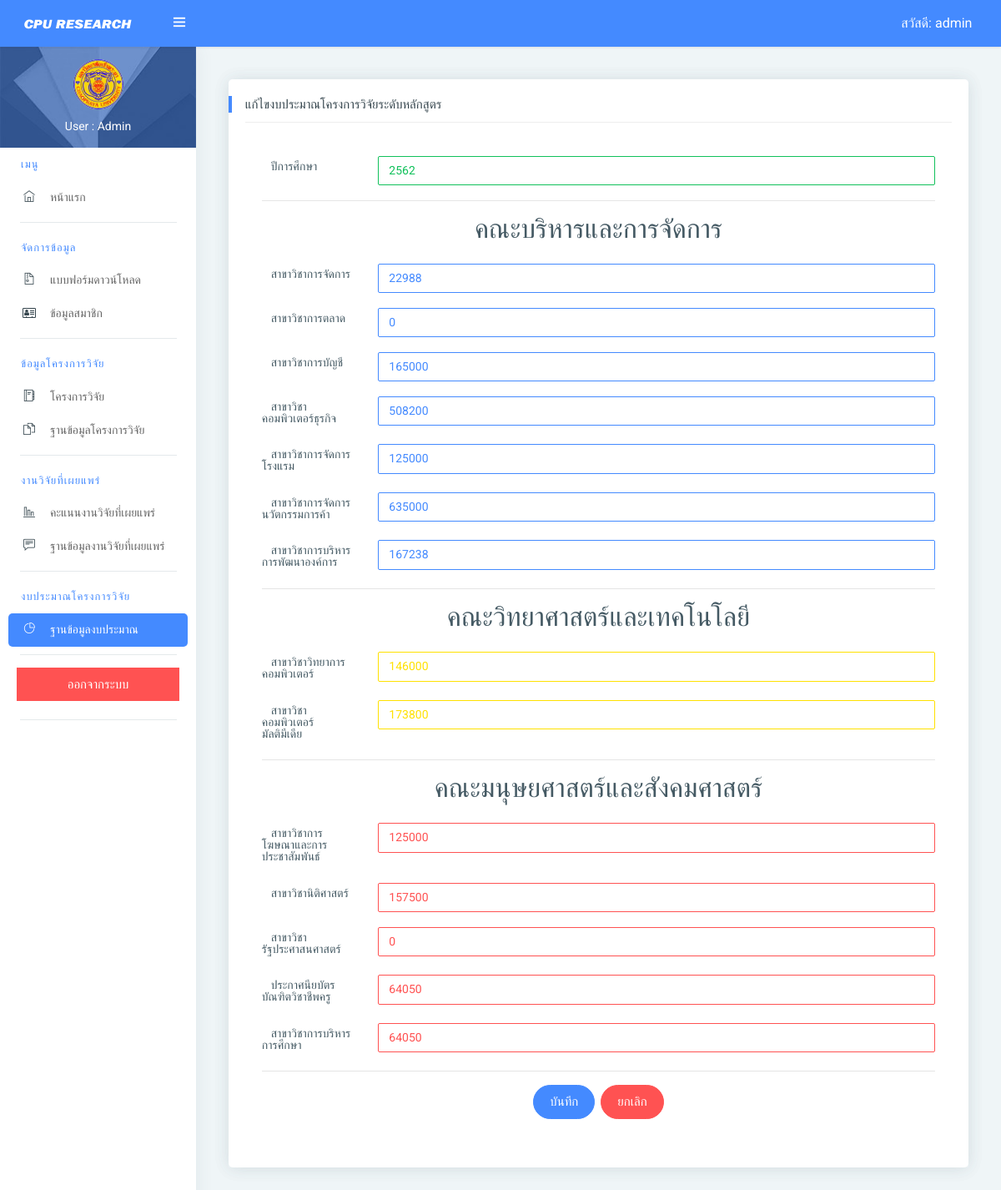
/admin/adminbudgetcourseedit-rs.php?id=24 (signed in), run on the app's committed database.
### tables this page shows
CREATE TABLE `rs_budgetcourse` (
  `id` int(255) NOT NULL,
  `yearcr_rs` varchar(255) NOT NULL,
  `mgt_re` varchar(255) NOT NULL,
  `mak_rs` varchar(255) NOT NULL,
  `acc_rs` varchar(255) NOT NULL,
  `bco_rs` varchar(255) NOT NULL,
  `htm_rs` varchar(255) NOT NULL,
  `cpa_rs` varchar(255) NOT NULL,
  `csc_rs` varchar(255) NOT NULL,
  `cmd_rs` varchar(255) NOT NULL,
  `cma_rs` varchar(255) NOT NULL,
  `law_rs` varchar(255) NOT NULL,
  `pad_rs` varchar(255) NOT NULL,
  `tp_rs` varchar(255) NOT NULL,
  `moe_rs` varchar(255) NOT NULL,
  `dop_rs` varchar(255) NOT NULL
);

### admin/adminbudgetcourseedit-rs.php (the view, shortened to what this page needs)
<?php
    $id=$_GET['id'];
    $conn=mysqli_connect("localhost","root","","research2020" );
    mysqli_set_charset($conn,'utf8');
    $sql="SELECT * FROM rs_budgetcourse  where id='$id'" ;
    $sql_query=mysqli_query($conn,$sql);
    $row=mysqli_fetch_assoc($sql_query);
?>
<!DOCTYPE html>
<html lang="en">
<head>
    <link rel="stylesheet" type="text/css" href="assets/css/bootstrap/css/bootstrap.min.css">
    <link rel="stylesheet" href="assets/pages/waves/css/waves.min.css" type="text/css" media="all">
    <link rel="stylesheet" type="text/css" href="assets/icon/themify-icons/themify-icons.css">
    <link rel="stylesheet" type="text/css" href="assets/icon/icofont/css/icofont.css">
    <link rel="stylesheet" type="text/css" href="assets/icon/font-awesome/css/font-awesome.min.css">
    <link rel="stylesheet" type="text/css" href="assets/css/style.css">
    <link rel="stylesheet" type="text/css" href="assets/css/jquery.mCustomScrollbar.css">
    <link rel="stylesheet" type="text/css" href="https://cdn.datatables.net/1.10.21/css/jquery.dataTables.min.css" />
</head>
<body>
    <div id="pcoded" class="pcoded">
        <div class="pcoded-container navbar-wrapper">
            <nav class="navbar header-navbar pcoded-header">
                <div class="navbar-wrapper">
                    <div class="navbar-logo">
                        <a class="mobile-menu waves-effect waves-light" id="mobile-collapse" href="#!">
                            <i class="ti-menu"></i>
                        </a>
                            <img class="img-fluid" src="assets/images/logo.png" alt="Theme-Logo" />
                  </div>
                  <div class="navbar-container container-fluid">
                      <ul class="nav-right">
                          <li class="user-profile header-notification">
                          <a class="waves-effect waves-light">
                          <div class="username hidden-xs"><?php
                       if (isset($_SESSION['username_rs']) && $_SESSION['username_rs']){
                          echo 'สวัสดี: '.$_SESSION['username_rs']."";
                       }
                       else{
                           echo 'กรุณา Login ';
                       }
                       ?>
                       </div>
                       </a>
                      </li>
                      </ul>
                  </div>
              </div>
          </nav>
           <?php $page='adminbudget-rs'; include 'menu.php';  ?>
<div class="pcoded-content">
<form class="panel-body form-horizontal form-padding" name="reinfor" action="adminbudgetcourseedits-rs.php" method ="post"enctype="multipart/form-data">
                        <div class="pcoded-inner-content">
                            <div class="main-body">
                                <div class="page-wrapper">
                                    <div class="page-body">
                                        <div class="row">
                                            <div class="col-md-12">
                                                <div class="card">
                                                    <div class="card-header">
                                                      <div class="sub-title">
                                                        <h5>แก้ไขงบประมาณโครงการวิจัยระดับหลักสูตร</h5>
                                                    </div>
                                                    <div class="card-block">
                                                    <form class="form-material">
                    <div class="form-group row">
                    <label class="col-sm-2 col-form-label icofont icofont-double-right">ปีการศึกษา</label>
                    <div class="col-sm-10">
                 <input type="text" name="yearcr_rs" class="form-control form-control-success" id="yearcr_rs" placeholder="พ.ศ."onKeyUp="if(isNaN(this.value)){ alert('กรุณากรอกตัวเลข'); this.value='';}"maxlength="4"/required value="<?php echo "$row[yearcr_rs]";?>">
                    </div>
                    </div>
                    <hr>
                    <h3 align="center" class="h6 mb-2 text-gray-900"><label><h2>คณะบริหารและการจัดการ</h2></label></h3>
                    <div class="form-group row">
                    <label class="col-sm-2 col-form-label icofont icofont-double-right">สาขาวิชาการจัดการ</label>
                    <div class="col-sm-10">
                    <input type="text" id='mgt_re' class="form-control form-control-primary" placeholder="(บาท)" name="mgt_re" onKeyUp="if(isNaN(this.value)){ alert('กรุณากรอกตัวเลข'); this.value='';}"maxlength="8"/required value="<?php echo "$row[mgt_re]";?>">
                    </div>
                    </div>
                    <div class="form-group row">
                    <label class="col-sm-2 col-form-label icofont icofont-double-right">สาขาวิชาการตลาด</label>
                    <div class="col-sm-10">
                   <input type="text" id='mak_rs' class="form-control form-control-primary" placeholder="(บาท)" name="mak_rs" onKeyUp="if(isNaN(this.value)){ alert('กรุณากรอกตัวเลข'); this.value='';}"maxlength="8"/required value="<?php echo "$row[mak_rs]";?>">
                    </div>
                    </div>
                    <div class="form-group row">
                    <label class="col-sm-2 col-form-label icofont icofont-double-right">สาขาวิชาการบัญชี</label>
                    <div class="col-sm-10">
                  <input type="text" id='acc_rs' class="form-control form-control-primary" placeholder="(บาท)" name="acc_rs" onKeyUp="if(isNaN(this.value)){ alert('กรุณากรอกตัวเลข'); this.value='';}"maxlength="8"/required value="<?php echo "$row[acc_rs]";?>">
                    </div>
                    </div>
                    <div class="form-group row">
                    <label class="col-sm-2 col-form-label icofont icofont-double-right">สาขาวิชาคอมพิวเตอร์ธุรกิจ</label>
                    <div class="col-sm-10">
                   <input type="text" id='bco_rs' class="form-control form-control-primary" placeholder="(บาท)" name="bco_rs" onKeyUp="if(isNaN(this.value)){ alert('กรุณากรอกตัวเลข'); this.value='';}"maxlength="8"/required value="<?php echo "$row[bco_rs]";?>">
                    </div>
                    </div>
                    <div class="form-group row">
                    <label class="col-sm-2 col-form-label icofont icofont-double-right">สาขาวิชาการจัดการโรงแรม</label>
                    <div class="col-sm-10">
                   <input type="text" id='htm_rs' class="form-control form-control-primary" placeholder="(บาท)" name="htm_rs" onKeyUp="if(isNaN(this.value)){ alert('กรุณากรอกตัวเลข'); this.value='';}"maxlength="8"/required value="<?php echo "$row[htm_rs]";?>">
                    </div>
                    </div>
                    <div class="form-group row">
                    <label class="col-sm-2 col-form-label icofont icofont-double-right">สาขาวิชาการจัดการนวัตกรรมการค้า</label>
                    <div class="col-sm-10">
                  <input type="text" id='cpa_rs' class="form-control form-control-primary" placeholder="(บาท)" name="cpa_rs" onKeyUp="if(isNaN(this.value)){ alert('กรุณากรอกตัวเลข'); this.value='';}"maxlength="8"/required value="<?php echo "$row[cpa_rs]";?>">
                    </div>
                    </div>
                    <div class="form-group row">
                    <label class="col-sm-2 col-form-label icofont icofont-double-right">สาขาวิชาการบริหารการพัฒนาองค์การ</label>
                    <div class="col-sm-10">
                   <input type="text" id='dop_rs' class="form-control form-control-primary" placeholder="(บาท)" name="dop_rs" onKeyUp="if(isNaN(this.value)){ alert('กรุณากรอกตัวเลข'); this.value='';}"maxlength="8"/required value="<?php echo "$row[dop_rs]";?>">
                    </div>
                    </div>
                    <hr>
                    <h3 align="center" class="h6 mb-2 text-gray-900"><label><h2>คณะวิทยาศาสตร์และเทคโนโลยี</h2></label></h3>
                    <div class="form-group row">
                    <label class="col-sm-2 col-form-label icofont icofont-double-right">สาขาวิชาวิทยาการคอมพิวเตอร์</label>
                    <div class="col-sm-10">
                   <input type="text" id='csc_rs' class="form-control form-control-warning" placeholder="(บาท)" name="csc_rs" onKeyUp="if(isNaN(this.value)){ alert('กรุณากรอกตัวเลข'); this.value='';}"maxlength="8"/required value="<?php echo "$row[csc_rs]";?>">
                    </div>
                    </div>
                    <div class="form-group row">
                    <label class="col-sm-2 col-form-label icofont icofont-double-right">สาขาวิชาคอมพิวเตอร์มัลติมีเดีย</label>
                    <div class="col-sm-10">
                  <input type="text" id='cmd_rs' class="form-control form-control-warning" placeholder="(บาท)" name="cmd_rs" onKeyUp="if(isNaN(this.value)){ alert('กรุณากรอกตัวเลข'); this.value='';}"maxlength="8"/required value="<?php echo "$row[cmd_rs]";?>">
                    </div>
                    </div>
                      <hr>
                    <h3 align="center" class="h6 mb-2 text-gray-900"><label><h2>คณะมนุษยศาสตร์และสังคมศาสตร์</h2></label></h3>
                    <div class="form-group row">
                    <label class="col-sm-2 col-form-label icofont icofont-double-right">สาขาวิชาการโฆษณาและการประชาสัมพันธ์</label>
                    <div class="col-sm-10">
                    <input type="text" id='cma_rs' class="form-control form-control-danger" placeholder="(บาท)" name="cma_rs" onKeyUp="if(isNaN(this.value)){ alert('กรุณากรอกตัวเลข'); this.value='';}"maxlength="8"/required value="<?php echo "$row[cma_rs]";?>">
                    </div>
                    </div>
                    <div class="form-group row">
                    <label class="col-sm-2 col-form-label icofont icofont-double-right">สาขาวิชานิติศาสตร์</label>
                    <div class="col-sm-10">
                    <input type="text" id='law_rs' class="form-control form-control-danger" placeholder="(บาท)" name="law_rs" onKeyUp="if(isNaN(this.value)){ alert('กรุณากรอกตัวเลข'); this.value='';}"maxlength="8"/required value="<?php echo "$row[law_rs]";?>">
                    </div>
                    </div>
                    <div class="form-group row">
                    <label class="col-sm-2 col-form-label icofont icofont-double-right">สาขาวิชารัฐประศาสนศาสตร์</label>
                    <div class="col-sm-10">
                   <input type="text" id='pad_rs' class="form-control form-control-danger" placeholder="(บาท)" name="pad_rs" onKeyUp="if(isNaN(this.value)){ alert('กรุณากรอกตัวเลข'); this.value='';}"maxlength="8"/required value="<?php echo "$row[pad_rs]";?>">
                    </div>
                    </div>
                    <div class="form-group row">
                    <label class="col-sm-2 col-form-label icofont icofont-double-right">ประกาศนียบัตรบัณฑิตวิชาชีพครู</label>
                    <div class="col-sm-10">
                    <input type="text" id='tp_rs' class="form-control form-control-danger" placeholder="(บาท)" name="tp_rs" onKeyUp="if(isNaN(this.value)){ alert('กรุณากรอกตัวเลข'); this.value='';}"maxlength="8"/required value="<?php echo "$row[tp_rs]";?>">
                    </div>
                    </div>
                     <div class="form-group row">
                    <label class="col-sm-2 col-form-label icofont icofont-double-right">สาขาวิชาการบริหารการศึกษา</label>
                    <div class="col-sm-10">
                    <input type="text" id='moe_rs' class="form-control form-control-danger" placeholder="(บาท)" name="moe_rs" onKeyUp="if(isNaN(this.value)){ alert('กรุณากรอกตัวเลข'); this.value='';}"maxlength="8"/required value="<?php echo "$row[moe_rs]";?>">
                    </div>
                    </div>
                    <hr>
                    <div class="col-md-12">
                    <div class="form-group" style="text-align: center;">
                    <h3 align="center">
                    <button type="submit" class="btn btn-primary btn-round waves-effect waves-light" name="submit">บันทึก</button>
                    <button type="reset" class="btn btn-danger btn-round waves-effect waves-light">ยกเลิก</button>
                    </h3>
                    </div>
                    </div>
                    </form>
                    </div>
                    </div>
                    </div>
                    </div>
                        </div>
                        </div>
                        </div>
                        </div>
                        </div>
                        </div>
                        </div>
                        </div>
                        </div>
                    </div>
</body>
</html>

### data on the page
rs_budgetcourse: yearcr_rs "2562", mgt_re "22988", mak_rs "0", acc_rs "165000", bco_rs "508200", htm_rs "125000", cpa_rs "635000", dop_rs "167238", csc_rs "146000", cmd_rs "173800", cma_rs "125000", law_rs "157500", pad_rs "0", tp_rs "64050", moe_rs "64050"

### other printed values
$_SESSION['username_rs'] "admin"
$_SESSION['status_rs'] "Admin"
